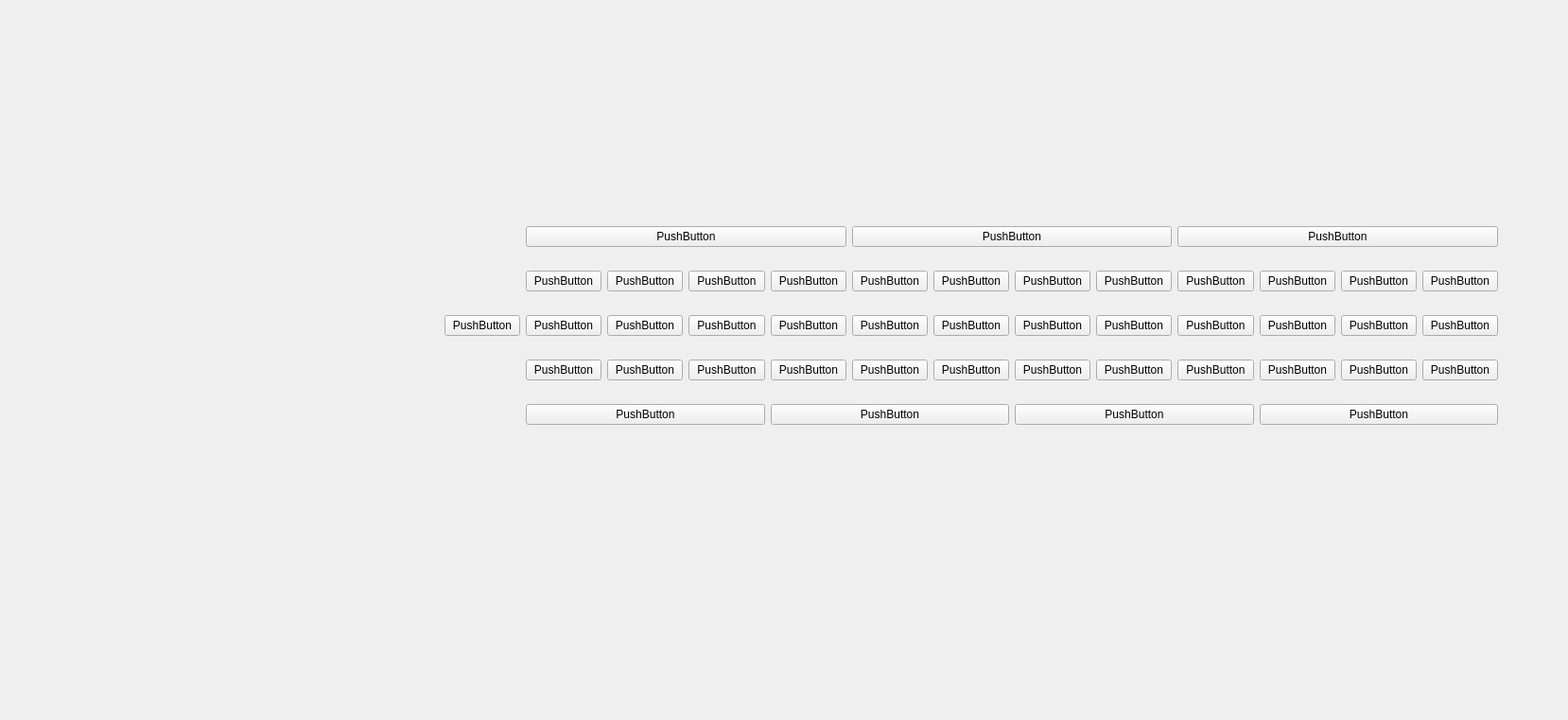
<?xml version="1.0" encoding="UTF-8"?>
<ui version="4.0">
 <class>roulette</class>
 <widget class="QWidget" name="roulette">
  <property name="geometry">
   <rect>
    <x>0</x>
    <y>0</y>
    <width>1658</width>
    <height>761</height>
   </rect>
  </property>
  <property name="windowTitle">
   <string>Form</string>
  </property>
  <widget class="QWidget" name="gridLayoutWidget">
   <property name="geometry">
    <rect>
     <x>470</x>
     <y>220</y>
     <width>1114</width>
     <height>251</height>
    </rect>
   </property>
   <layout class="QGridLayout" name="gridLayout">
    <item row="3" column="12">
     <widget class="QPushButton" name="pushButton_37">
      <property name="text">
       <string>PushButton</string>
      </property>
     </widget>
    </item>
    <item row="2" column="2">
     <widget class="QPushButton" name="pushButton_4">
      <property name="text">
       <string>PushButton</string>
      </property>
     </widget>
    </item>
    <item row="1" column="9">
     <widget class="QPushButton" name="pushButton_15">
      <property name="text">
       <string>PushButton</string>
      </property>
     </widget>
    </item>
    <item row="0" column="5" colspan="4">
     <widget class="QPushButton" name="pushButton_44">
      <property name="text">
       <string>PushButton</string>
      </property>
     </widget>
    </item>
    <item row="4" column="10" colspan="3">
     <widget class="QPushButton" name="pushButton_41">
      <property name="text">
       <string>PushButton</string>
      </property>
     </widget>
    </item>
    <item row="0" column="1" colspan="4">
     <widget class="QPushButton" name="pushButton_42">
      <property name="text">
       <string>PushButton</string>
      </property>
     </widget>
    </item>
    <item row="3" column="6">
     <widget class="QPushButton" name="pushButton_26">
      <property name="text">
       <string>PushButton</string>
      </property>
     </widget>
    </item>
    <item row="1" column="4">
     <widget class="QPushButton" name="pushButton_7">
      <property name="text">
       <string>PushButton</string>
      </property>
     </widget>
    </item>
    <item row="1" column="2">
     <widget class="QPushButton" name="pushButton_2">
      <property name="text">
       <string>PushButton</string>
      </property>
     </widget>
    </item>
    <item row="1" column="10">
     <widget class="QPushButton" name="pushButton_16">
      <property name="text">
       <string>PushButton</string>
      </property>
     </widget>
    </item>
    <item row="2" column="6">
     <widget class="QPushButton" name="pushButton_22">
      <property name="text">
       <string>PushButton</string>
      </property>
     </widget>
    </item>
    <item row="1" column="8">
     <widget class="QPushButton" name="pushButton_14">
      <property name="text">
       <string>PushButton</string>
      </property>
     </widget>
    </item>
    <item row="3" column="4">
     <widget class="QPushButton" name="pushButton_24">
      <property name="text">
       <string>PushButton</string>
      </property>
     </widget>
    </item>
    <item row="3" column="11">
     <widget class="QPushButton" name="pushButton_35">
      <property name="text">
       <string>PushButton</string>
      </property>
     </widget>
    </item>
    <item row="2" column="11">
     <widget class="QPushButton" name="pushButton_34">
      <property name="text">
       <string>PushButton</string>
      </property>
     </widget>
    </item>
    <item row="2" column="1">
     <widget class="QPushButton" name="pushButton_3">
      <property name="text">
       <string>PushButton</string>
      </property>
     </widget>
    </item>
    <item row="1" column="0" rowspan="3">
     <widget class="QPushButton" name="pushButton_19">
      <property name="text">
       <string>PushButton</string>
      </property>
     </widget>
    </item>
    <item row="4" column="7" colspan="3">
     <widget class="QPushButton" name="pushButton_40">
      <property name="text">
       <string>PushButton</string>
      </property>
     </widget>
    </item>
    <item row="1" column="12">
     <widget class="QPushButton" name="pushButton_18">
      <property name="text">
       <string>PushButton</string>
      </property>
     </widget>
    </item>
    <item row="4" column="4" colspan="3">
     <widget class="QPushButton" name="pushButton_39">
      <property name="text">
       <string>PushButton</string>
      </property>
     </widget>
    </item>
    <item row="2" column="10">
     <widget class="QPushButton" name="pushButton_32">
      <property name="text">
       <string>PushButton</string>
      </property>
     </widget>
    </item>
    <item row="3" column="1">
     <widget class="QPushButton" name="pushButton_9">
      <property name="text">
       <string>PushButton</string>
      </property>
     </widget>
    </item>
    <item row="4" column="1" colspan="3">
     <widget class="QPushButton" name="pushButton_38">
      <property name="text">
       <string>PushButton</string>
      </property>
     </widget>
    </item>
    <item row="3" column="7">
     <widget class="QPushButton" name="pushButton_27">
      <property name="text">
       <string>PushButton</string>
      </property>
     </widget>
    </item>
    <item row="2" column="5">
     <widget class="QPushButton" name="pushButton_21">
      <property name="text">
       <string>PushButton</string>
      </property>
     </widget>
    </item>
    <item row="1" column="5">
     <widget class="QPushButton" name="pushButton_11">
      <property name="text">
       <string>PushButton</string>
      </property>
     </widget>
    </item>
    <item row="3" column="10">
     <widget class="QPushButton" name="pushButton_33">
      <property name="text">
       <string>PushButton</string>
      </property>
     </widget>
    </item>
    <item row="2" column="12">
     <widget class="QPushButton" name="pushButton_36">
      <property name="text">
       <string>PushButton</string>
      </property>
     </widget>
    </item>
    <item row="1" column="11">
     <widget class="QPushButton" name="pushButton_17">
      <property name="text">
       <string>PushButton</string>
      </property>
     </widget>
    </item>
    <item row="2" column="9">
     <widget class="QPushButton" name="pushButton_30">
      <property name="text">
       <string>PushButton</string>
      </property>
     </widget>
    </item>
    <item row="2" column="3">
     <widget class="QPushButton" name="pushButton_6">
      <property name="text">
       <string>PushButton</string>
      </property>
     </widget>
    </item>
    <item row="3" column="2">
     <widget class="QPushButton" name="pushButton_10">
      <property name="text">
       <string>PushButton</string>
      </property>
     </widget>
    </item>
    <item row="1" column="7">
     <widget class="QPushButton" name="pushButton_13">
      <property name="text">
       <string>PushButton</string>
      </property>
     </widget>
    </item>
    <item row="3" column="5">
     <widget class="QPushButton" name="pushButton_25">
      <property name="text">
       <string>PushButton</string>
      </property>
     </widget>
    </item>
    <item row="3" column="3">
     <widget class="QPushButton" name="pushButton_8">
      <property name="text">
       <string>PushButton</string>
      </property>
     </widget>
    </item>
    <item row="1" column="1">
     <widget class="QPushButton" name="pushButton">
      <property name="text">
       <string>PushButton</string>
      </property>
     </widget>
    </item>
    <item row="3" column="8">
     <widget class="QPushButton" name="pushButton_28">
      <property name="text">
       <string>PushButton</string>
      </property>
     </widget>
    </item>
    <item row="3" column="9">
     <widget class="QPushButton" name="pushButton_31">
      <property name="text">
       <string>PushButton</string>
      </property>
     </widget>
    </item>
    <item row="2" column="4">
     <widget class="QPushButton" name="pushButton_20">
      <property name="text">
       <string>PushButton</string>
      </property>
     </widget>
    </item>
    <item row="1" column="6">
     <widget class="QPushButton" name="pushButton_12">
      <property name="text">
       <string>PushButton</string>
      </property>
     </widget>
    </item>
    <item row="2" column="8">
     <widget class="QPushButton" name="pushButton_29">
      <property name="text">
       <string>PushButton</string>
      </property>
     </widget>
    </item>
    <item row="2" column="7">
     <widget class="QPushButton" name="pushButton_23">
      <property name="text">
       <string>PushButton</string>
      </property>
     </widget>
    </item>
    <item row="0" column="9" colspan="4">
     <widget class="QPushButton" name="pushButton_45">
      <property name="text">
       <string>PushButton</string>
      </property>
     </widget>
    </item>
    <item row="1" column="3">
     <widget class="QPushButton" name="pushButton_5">
      <property name="text">
       <string>PushButton</string>
      </property>
     </widget>
    </item>
   </layout>
  </widget>
 </widget>
 <resources/>
 <connections/>
</ui>
